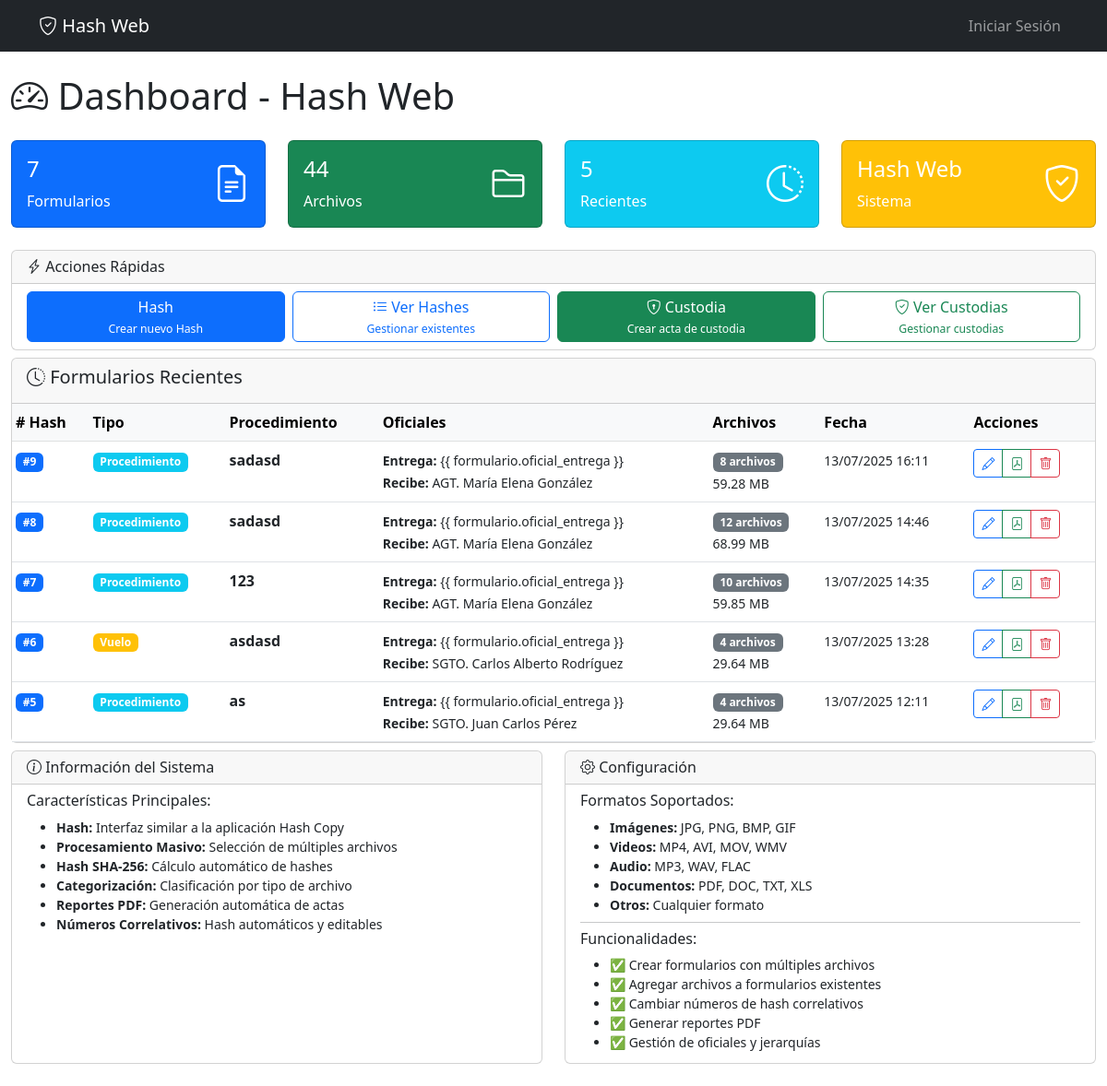
/, run on an earlier commit of the app's database.
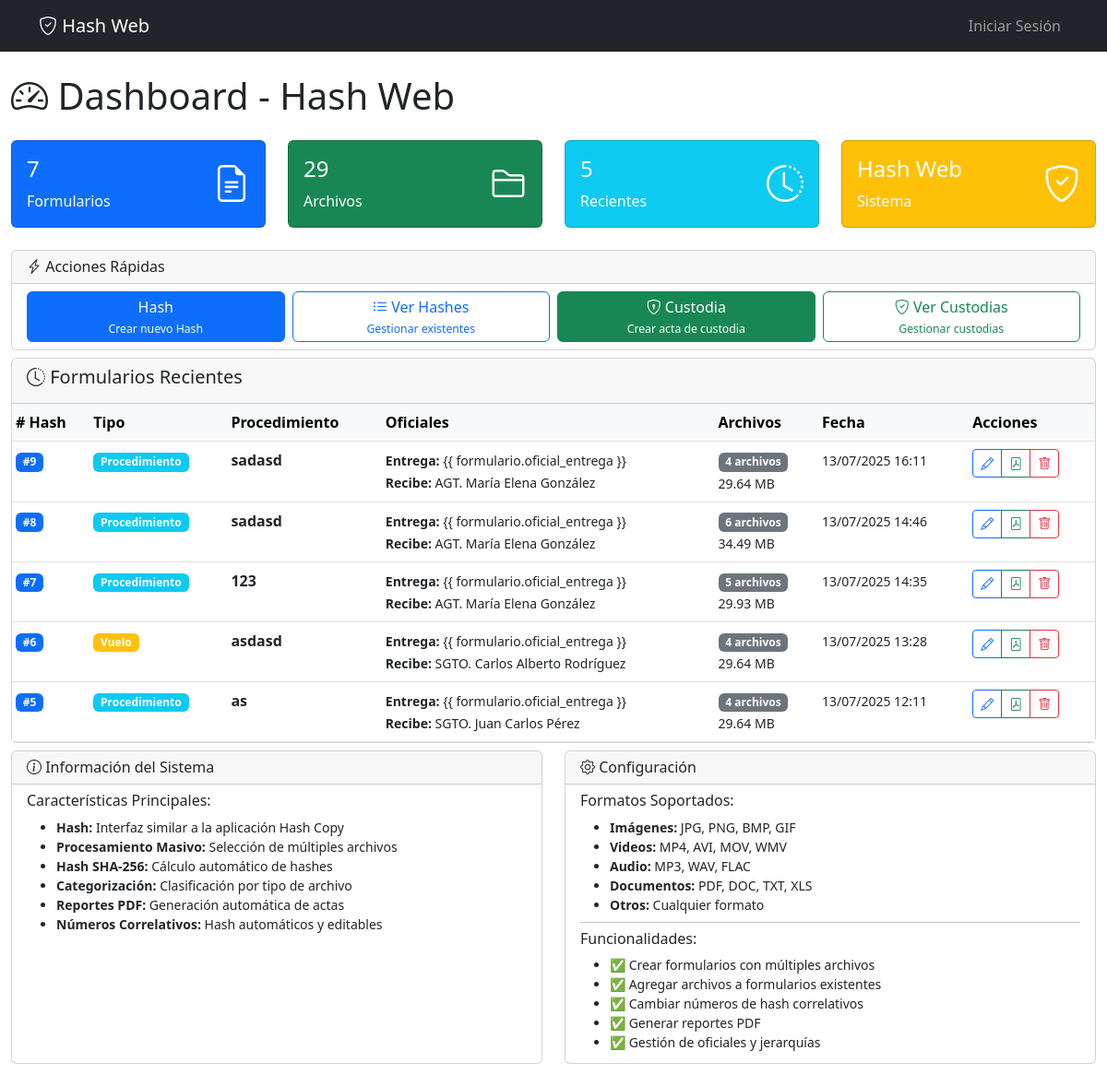
And on a later commit of the database.
### core/models.py (models this page shows, shortened)
class FormularioHash(models.Model):
    TIPO_CHOICES = [
        ('PROCEDIMIENTO', 'Procedimiento'),
        ('VUELO', 'Vuelo'),
    ]
    ESTADO_CHOICES = [
        ('BORRADOR', 'Borrador'),
        ('FINALIZADO', 'Finalizado'),
        ('ARCHIVADO', 'Archivado'),
    ]
    nro_hash = models.PositiveIntegerField(unique=True)
    tipo = models.CharField(max_length=20, choices=TIPO_CHOICES, default='PROCEDIMIENTO')
    procedimiento = models.CharField(max_length=300)
    tipo_procedimiento = models.ForeignKey(TipoProcedimiento, on_delete=models.SET_NULL, null=True, blank=True)
    oficial_entrega = models.ForeignKey(
        Oficial,
        on_delete=models.CASCADE,
        related_name='formularios_entregados'
    )
    oficial_recibe = models.ForeignKey(
        Oficial,
        on_delete=models.CASCADE,
        related_name='formularios_recibidos'
    )
    imagenes = models.PositiveIntegerField(default=0)
    clips = models.PositiveIntegerField(default=0)
    audio = models.PositiveIntegerField(default=0)
    texto = models.PositiveIntegerField(default=0)
    varios = models.PositiveIntegerField(default=0)
    peso_total_bytes = models.BigIntegerField(default=0)
    peso_total_formateado = models.CharField(max_length=50, blank=True)
    observaciones = models.TextField(blank=True)
    estado = models.CharField(max_length=20, choices=ESTADO_CHOICES, default='BORRADOR')
    fecha_creacion = models.DateTimeField(auto_now_add=True)
    fecha_modificacion = models.DateTimeField(auto_now=True)
    creado_por = models.ForeignKey(User, on_delete=models.SET_NULL, related_name='formularios_creados', null=True, blank=True)
    class Meta:
        verbose_name = "Formulario Hash"
        verbose_name_plural = "Formularios Hash"
        ordering = ['-fecha_creacion']
    @property
    def total_archivos(self):
        return self.imagenes + self.clips + self.audio + self.texto + self.varios

class Oficial(models.Model):
    legajo = models.CharField(max_length=20, unique=True)
    nombre = models.CharField(max_length=200)
    jerarquia = models.ForeignKey(Jerarquia, on_delete=models.CASCADE, related_name='oficiales', null=True, blank=True)
    destino = models.ForeignKey(Destino, on_delete=models.CASCADE, related_name='oficiales')
    activo = models.BooleanField(default=True)
    user = models.OneToOneField(User, on_delete=models.CASCADE, null=True, blank=True)
    fecha_ingreso = models.DateField(null=True, blank=True)
    class Meta:
        verbose_name = "Oficial"
        verbose_name_plural = "Oficiales"
        ordering = ['-jerarquia__orden', 'nombre']  # Nulls last, then by hierarchy order and name
    def __str__(self):
        if self.jerarquia:
            return f"{self.jerarquia.abreviatura} {self.nombre}"
        else:
            return f"Civil {self.nombre}"

class Jerarquia(models.Model):
    nombre = models.CharField(max_length=100, unique=True)
    abreviatura = models.CharField(max_length=20)
    orden = models.PositiveIntegerField(default=0, help_text="Orden jerárquico (menor = mayor jerarquía)")
    class Meta:
        verbose_name = "Jerarquía"
        verbose_name_plural = "Jerarquías"
        ordering = ['orden']

### core/views.py (the view)
# urls.py: path('', views.dashboard, name='dashboard'),
def dashboard(request):
    total_formularios = FormularioHash.objects.count()
    total_archivos = Archivo.objects.count()
    formularios_recientes = FormularioHash.objects.select_related(
        'oficial_entrega__jerarquia', 'oficial_recibe__jerarquia'
    ).order_by('-fecha_creacion')[:5]
    context = {
        'total_formularios': total_formularios,
        'total_archivos': total_archivos,
        'formularios_recientes': formularios_recientes,
        'title': 'Dashboard - Hash Web'
    }
    return render(request, 'core/dashboard.html', context)

### templates/core/dashboard.html (shortened to what the changed rows need)
{% extends 'base.html' %}
{% block content %}
<div class="row">
  <div class="col-12">
    <h1 class="mb-4">
      <i class="bi bi-speedometer2"></i> Dashboard - Hash Web
    </h1>
  </div>
</div>
<div class="row mb-4">
  <div class="col-md-3">
    <div class="card bg-success text-white">
      <div class="card-body">
        <div class="d-flex justify-content-between">
          <div>
            <h4 class="card-title">{{ total_archivos }}</h4>
            <p class="card-text">Archivos</p>
          </div>
        </div>
      </div>
    </div>
  </div>
</div>
{% if formularios_recientes %}
<div class="row">
  <div class="col-12">
    <div class="card">
      <div class="card-body p-0">
        <div class="table-responsive">
          <table class="table table-hover table-sm mb-0">
            <thead class="table-light">
              <tr>
                <th class="py-2"># Hash</th>
                <th class="py-2">Tipo</th>
                <th class="py-2">Procedimiento</th>
                <th class="py-2">Oficiales</th>
                <th class="py-2">Archivos</th>
                <th class="py-2">Fecha</th>
                <th class="py-2">Acciones</th>
              </tr>
            </thead>
            <tbody>
              {% for formulario in formularios_recientes %}
              <tr>
                <td class="py-2">
                  <span class="badge bg-primary"
                    >#{{ formulario.nro_hash }}</span
                  >
                </td>
                <td class="py-2">
                  <span
                    class="badge bg-{% if formulario.tipo == 'PROCEDIMIENTO' %}info{% else %}warning{% endif %}"
                  >
                    {{ formulario.get_tipo_display }}
                  </span>
                </td>
                <td class="py-2">
                  <strong
                    >{{ formulario.procedimiento|truncatechars:40 }}</strong
                  >
                </td>
                <td class="py-2">
                  <small>
                    <strong>Entrega:</strong> {{ formulario.oficial_entrega
                    }}<br />
                    <strong>Recibe:</strong> {{ formulario.oficial_recibe }}
                  </small>
                </td>
                <td class="py-2">
                  <span class="badge bg-secondary"
                    >{{ formulario.total_archivos }} archivos</span
                  >
                  <br />
                  <small>{{ formulario.peso_total_formateado }}</small>
                </td>
                <td class="py-2">
                  <small
                    >{{ formulario.fecha_creacion|date:"d/m/Y H:i" }}</small
                  >
                </td>
                <td class="py-2">
                  <div class="btn-group btn-group-sm" role="group">
                    <a
                      href="{% url 'core:hash_editar' formulario.id %}"
                      class="btn btn-outline-primary"
                      title="Editar"
                    >
                      <i class="bi bi-pencil"></i>
                    </a>
                    <a
                      href="{% url 'reports:reporte_hash' formulario.id %}"
                      class="btn btn-outline-success"
                      title="PDF"
                    >
                      <i class="bi bi-file-pdf"></i>
                    </a>
                    <button
                      type="button"
                      class="btn btn-outline-danger"
                      onclick="eliminarFormulario({{ formulario.id }}, {{ formulario.nro_hash }})"
                      title="Eliminar"
                    >
                      <i class="bi bi-trash"></i>
                    </button>
                  </div>
                </td>
              </tr>
              {% endfor %}
            </tbody>
          </table>
        </div>
      </div>
    </div>
  </div>
</div>
{% endif %}
{% endblock %}

What changed in the data, as far as the page shows it:
changed FormularioHash (number 1 of 5 on the later page): total_archivos "8" → "4"; peso_total_formateado "59.28 MB" → "29.64 MB"
changed FormularioHash (number 2 of 5 on the later page): total_archivos "12" → "6"; peso_total_formateado "68.99 MB" → "34.49 MB"
changed FormularioHash (number 3 of 5 on the later page): total_archivos "10" → "5"; peso_total_formateado "59.85 MB" → "29.93 MB"
Also different on the page:
{{ total_archivos }}: "44" → "29"
